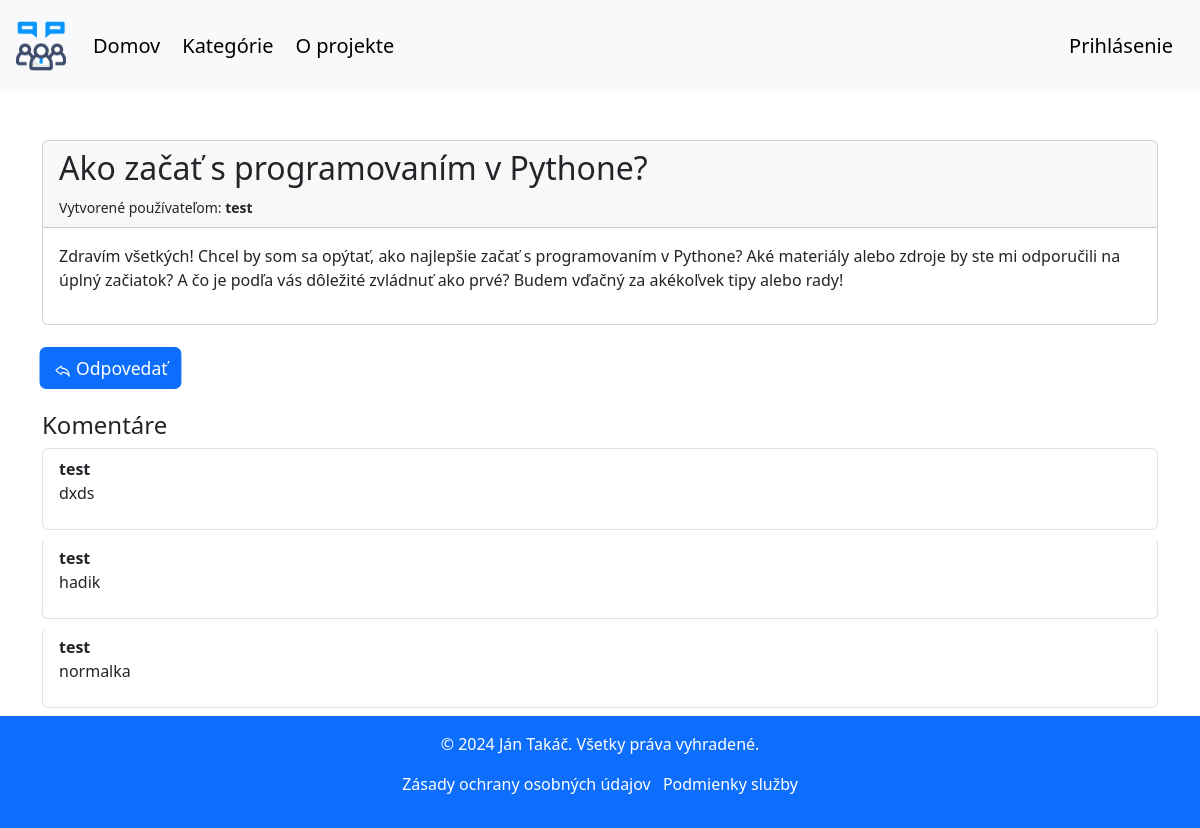
/posts/3/, run on the app's committed database.
### forum/models.py (models this page shows, shortened)
class Post(models.Model):
    title = models.CharField(max_length=255)
    created_at = models.DateTimeField(auto_now_add=True)
    created_by = models.ForeignKey(User, on_delete=models.CASCADE)
    like_count = models.IntegerField(default=0)
    content = models.TextField()

class Comment(models.Model):
    post = models.ForeignKey(Post, related_name='comments', on_delete=models.CASCADE)
    user = models.ForeignKey(User, on_delete=models.CASCADE)
    created_at = models.DateTimeField(auto_now_add=True)
    like_count = models.IntegerField(default=0)
    content = models.TextField()
    class Meta:
        ordering = ['-created_at']

### forum/views.py (the view)
# urls.py: path('posts/<int:post_id>/', views.post_detail, name='post_detail'),
def post_detail(request, post_id):
    post = get_object_or_404(Post, id=post_id)
    return render(request, 'forum/post_detail.html', {'post': post})

### forum/templates/forum/post_detail.html (shortened to what this page needs)
{% extends 'forum/base.html' %}
{% block content %}
    <div class="container mt-5">
        <div class="card">
            <div class="card-header">
                <h2 class="card-title">{{ post.title }}</h2>
                <small>Vytvorené používateľom: <strong>{{ post.created_by }}</strong></small>
            </div>
            <div class="card-body">
                <p>{{ post.content }}</p>
            </div>
        </div>
        <div class="mt-4">
            {% if user.is_authenticated %}
                <button type="button" id="reply-btn" class="btn btn-primary ms-1">
                    <svg xmlns="http://www.w3.org/2000/svg" width="16" height="16" fill="currentColor" class="bi bi-reply" viewBox="0 0 16 16">
                        <path d="M6.598 5.013a.144.144 0 0 1 .202.134V6.3a.5.5 0 0 0 .5.5c.667 0 2.013.005 3.3.822.984.624 1.99 1.76 2.595 3.876-1.02-.983-2.185-1.516-3.205-1.799a8.7 8.7 0 0 0-1.921-.306 7 7 0 0 0-.798.008h-.013l-.005.001h-.001L7.3 9.9l-.05-.498a.5.5 0 0 0-.45.498v1.153c0 .108-.11.176-.202.134L2.614 8.254l-.042-.028a.147.147 0 0 1 0-.252l.042-.028zM7.8 10.386q.103 0 .223.006c.434.02 1.034.086 1.7.271 1.326.368 2.896 1.202 3.94 3.08a.5.5 0 0 0 .933-.305c-.464-3.71-1.886-5.662-3.46-6.66-1.245-.79-2.527-.942-3.336-.971v-.66a1.144 1.144 0 0 0-1.767-.96l-3.994 2.94a1.147 1.147 0 0 0 0 1.946l3.994 2.94a1.144 1.144 0 0 0 1.767-.96z"></path>
                    </svg>
                    Odpovedať
                </button>
            {% else %}
                <a href="{% url 'forum:login' %}" class="btn btn-primary ms-1">
                    Odpovedať
                </a>
            {% endif %}
        </div>
        <div class="mt-4">
            <h4>Komentáre</h4>
            <div class="list-group">
                {% if post.comments.exists %}
                    {% for comment in post.comments.all %}
                        <div class="list-group-item card mb-2">
                            <strong>{{ comment.user }}</strong>
                            <p>{{ comment.content }}</p>
                        </div>
                    {% endfor %}
                {% else %}
                    <p>Tento príspevok ešte nemá komentáre. Buď prvý komentujúci!</p>
                {% endif %}
            </div>
        </div>
    </div>
{% endblock %}

### forum/static/forum/style.css (style rules this page uses)
.container-fluid .btn:hover, .container .btn { transform: scale(1.1); }
.card { transition: transform 0.4s ease, box-shadow 0.4s ease; }

### data on the page
Post: title "Ako začať s programovaním v Pythone?", created_by "test", content "Zdravím všetkých! Chcel by som sa opýtať, ako najlepšie začať s programovaním v Pythone? Aké materiály alebo zdroje by ste mi odporučili na úplný začiatok? A čo je podľa vás dôležité zvládnuť ako prvé? Budem vďačný za akékoľvek tipy alebo rady!"
Comment: user "test", content "dxds"
Comment: user "test", content "hadik"
Comment: user "test", content "normalka"
